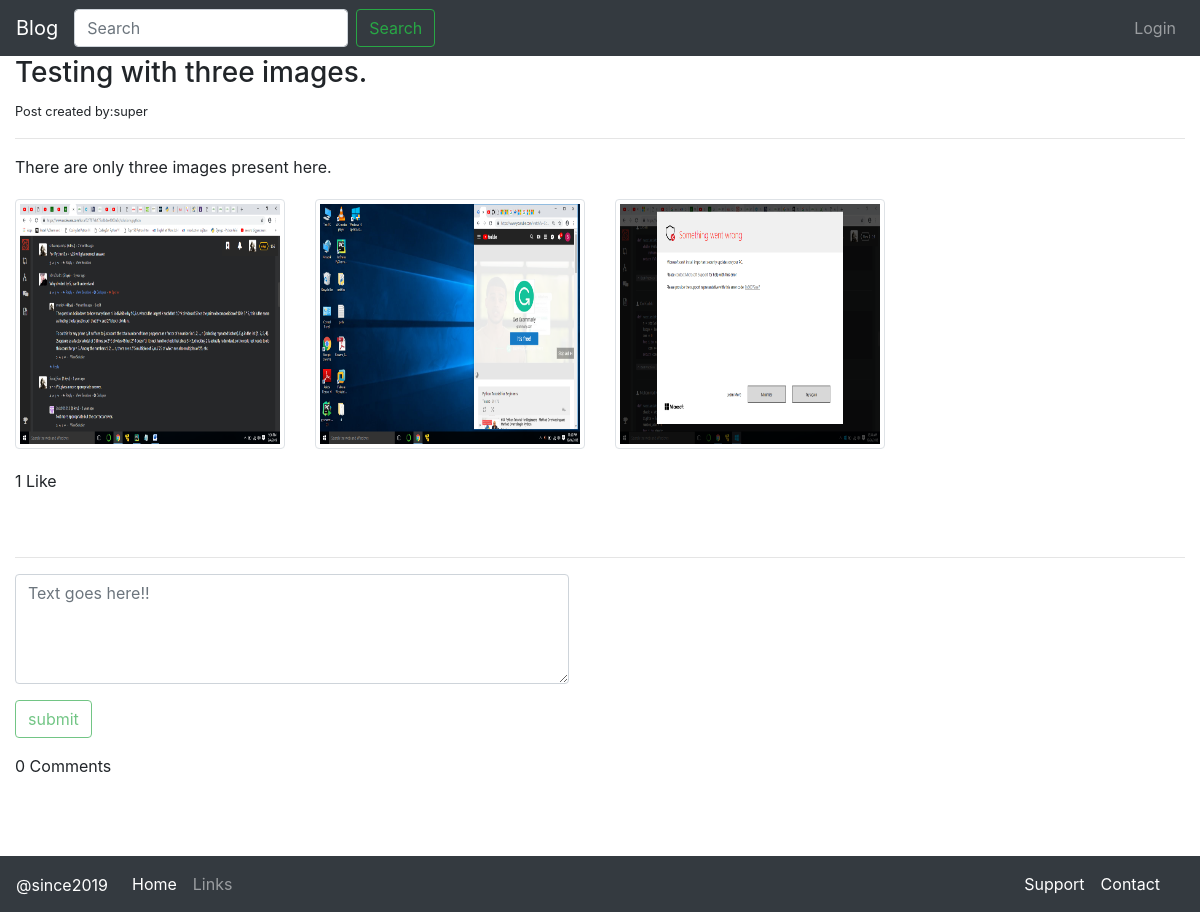
The app's page /blog/42/testing-with-three-images/ with its own data.
### blog/models.py (models this page shows, shortened)
class Post(models.Model):
    objects = models.Manager() #default
    published = PublishedManager()  #Our Custom Model Manager
    STATUS_CHOICES=(
        ('draft','Draft'),
        ('published','Published'),
    )
    title     = models.CharField(max_length=150)
    slug      = models.SlugField(max_length=120)
    author    = models.ForeignKey(User,related_name='blog_posts',on_delete=models.CASCADE)
    body      = models.TextField()
    likes     = models.ManyToManyField(User,related_name='likes',blank=True)
    created   = models.DateTimeField(auto_now_add=True)
    updated   = models.DateTimeField(auto_now=True)
    status    = models.CharField(max_length=10,choices=STATUS_CHOICES,default='draft')
    restrict_comment = models.BooleanField(default=False)
    favourite = models.ManyToManyField(User,related_name='favourite',blank=True)
    def total_likes(self):
        return self.likes.count()

class Images(models.Model):
    post = models.ForeignKey(Post, on_delete=models.CASCADE)
    image = models.ImageField(upload_to='images/', blank=True,null=True)

### blog/views.py (the view)
# urls.py: path('<int:pk>/<slug>/',views.post_detail,name='post_detail'),
def post_detail(request,pk,slug):
    post = get_object_or_404(Post,pk=pk,slug=slug)
    comments =Comment.objects.filter(post=post, reply=None).order_by('-id')
    is_liked = False
    is_favourite = False
    if post.likes.filter(id=request.user.id).exists():
        is_liked = True
    if post.favourite.filter(id=request.user.id).exists():
        is_favourite = True
    if request.method == "POST":
        comment_form = CommentForm(request.POST or None)
        if comment_form.is_valid():
            content =request.POST.get('content')
            reply_id = request.POST.get('comment_id')
            comment_qs = None
            if reply_id:
                comment_qs = Comment.objects.get(id=reply_id)
            comment = Comment.objects.create(post=post,user=request.user,content=content, reply=comment_qs)
            comment.save()
            return HttpResponseRedirect(post.get_absolute_url())
    else:
        comment_form = CommentForm()
    context = {
        'post':post,
        'is_liked':is_liked,
        'total_likes':post.total_likes(),
        'comments':comments,
        'comment_form':comment_form,
        'is_favourite':is_favourite,
    }
    return render(request,'blog/post_detail.html',context)

### blog/forms.py
class CommentForm(forms.ModelForm):
    content = forms.CharField(label="",widget=forms.Textarea(attrs={"class":"form-control",'placeholder':'Text goes here!!','rows':'4','cols':'50'}))
    class Meta:
        model = Comment
        fields =('content',)

### templates/blog/post_detail.html (shortened to what this page needs)
{% extends 'blog/base.html' %}
{% block content %}
<h3>{{ post.title }}</h3>
<small>Post created by:{{ post.author }}</small>
<hr>
<p>{{post.body }}</p>
<div class="row gallary">
  {% for p in post.images_set.all %}
  {% if p.image %}
  <div class="col-md-3">
    <img src="{{ p.image.url }}" alt="Image Not found" class="img-thumbnail">
  </div>
  {% endif %}
  {% endfor %}
</div>
<div id='like-section'>
  {% include 'blog/like_section.html' %}
</div>
<br><br>
<hr>
{% if not post.restrict_comment %}
<div class="main-comment-section">
  <div class="container-fluid mt-2">
    <div class="form-group row">
      <form  method="post">
        {{ comment_form.as_p }}
        {% if request.user.is_authenticated %}
        <input type="submit"  value="submit" class="btn btn-outline-success">
        {% else %}
        <input  type="submit"  value="submit" class="btn btn-outline-success" disabled>
        {% endif %}
      </form>
    </div>
  </div>
  {{ comments.count}} Comment{{ comments|pluralize}}
</div>
{% endif %}
{% endblock %}

### templates/blog/base.html (shortened to what this page needs)
<!DOCTYPE html>
{% load static %}
<html lang="en" dir="ltr">
  <head>
    <link rel="stylesheet" href="https://use.fontawesome.com/releases/v5.8.1/css/all.css">
    <link rel="stylesheet" href="https://maxcdn.bootstrapcdn.com/bootstrap/4.0.0/css/bootstrap.min.css">
    <link rel="stylesheet" href="https://stackpath.bootstrapcdn.com/bootstrap/4.1.3/css/bootstrap.min.css">
    <link rel="stylesheet" href="{% static 'blog/style.css' %}">
  </head>
  <body>
    {% include 'blog/navbar.html' %}
    <div class="container-fluid foot">
      {% block content %}
      {% endblock %}
    </div>
    <div >
      {% include 'blog/footer.html'%}
    </div>
    <link rel="stylesheet" href="https://maxcdn.bootstrapcdn.com/bootstrap/4.3.1/css/bootstrap.min.css">
  </body>
</html>

### templates/blog/navbar.html (shortened to what this page needs)
<nav class="navbar navbar-expand-lg navbar-dark bg-dark">
<a class="navbar-brand" href="{% url 'post_list' %}">Blog</a>
<div class="collapse navbar-collapse" id="navbarSupportedContent">
  <ul class="navbar-nav mr-auto">
    <form class="form-inline my-2 my-lg-0" action='{% url 'post_list' %}'>
      <input class="form-control mr-sm-2" type="search" placeholder="Search" aria-label="Search" name='q'>
      <button class="btn btn-outline-success my-2 my-sm-0" type="submit">Search</button>
    </form>
  </ul>
  <ul class="navbar-nav">
    {% if request.user.is_authenticated %}
    <li class="nav-item dropdown">
      <a class="nav-link dropdown-toggle" href="#" id="navbarDropdown" role="button" data-toggle="dropdown" aria-haspopup="true" aria-expanded="false">
        {% if request.user.profile.photo %}
          <img src="{{ request.user.profile.photo.url }}" alt="" class="navbar-img">
        {% else %}
          <img src="/media/default-avatar.png" alt="" class="navbar-img">
        {% endif %}
        <span>Hi {{ request.user|capfirst }}</span>
      </a>
      <div class="dropdown-menu" aria-labelledby="navbarDropdown">
        <a class="dropdown-item" href="{% url 'blog:edit_profile' %}">My Profile</a>
        <a class="dropdown-item" href="{% url 'blog:post_create' %}">Post Create</a>
        <a class="dropdown-item" href="{% url 'blog:post_favourite_list' %}">Favourite</a>
        <a class="dropdown-item" href="{% url 'user_logout' %}">Logout</a>
      </div>
    </li>
    {% else %}
    <li class="nav-item">
      <a href="{% url 'user_login' %}" class="nav-link">Login</a>
    </li>
    {% endif %}
  </ul>
</div>
</nav>

### templates/blog/like_section.html (shortened to what this page needs)
{{ total_likes }} Like{{total_likes|pluralize}}

### templates/blog/footer.html (shortened to what this page needs)
<nav class="navbar  navbar-expand-sm navbar-dark bg-dark ">
      <a class="navbar-brand" href="#"><small>@since2019</small></a>
      <div class="collapse navbar-collapse" id="navbarCollapse">
        <ul class="navbar-nav mr-auto">
          <li class="nav-item active">
            <a class="nav-link" href="#">Home <span class="sr-only">(current)</span></a>
          </li>
          <li class="nav-item">
            <a class="nav-link" href="#">Links</a>
          </li>
          <li class="nav-item">
            <a class="nav-link disabled" href="#"></a>
          </li>
        </ul>
      </div>
      <div class="collapse navbar-collapse" id="navbarCollapse">
        <ul class="navbar-nav ml-auto">
          <li class="nav-item active">
            <a class="nav-link" href="#">Support <span class="sr-only">(current)</span></a>
          </li>
          <li class="nav-item active">
            <a class="nav-link" href="#">Contact</a>
          </li>
          <li class="nav-item">
            <a class="nav-link disabled" href="#"></a>
          </li>
        </ul>
      </div>
    </nav>

### static/blog/style.css (style rules this page uses)
html { position: relative; min-height: 100%; }
body { font-family: 'Lucida Casual','Comic Sens MS'; margin-bottom: 450px; }
.foot { position: relative; min-height: 100vh; padding-bottom: 2.5rem; }
.gallary { margin-top: 20px; margin-bottom: 20px; }
.gallary .img-thumbnail { height: 250px; width: 300px; }

### records on screen
Post: title "Testing with three images.", author "super", body "There are only three images present here."
Images: image (picture)
Images: image (picture)
Images: image (picture)

### other values on screen
{{ total_likes }} "1"
{{ comments.count }} "0"
